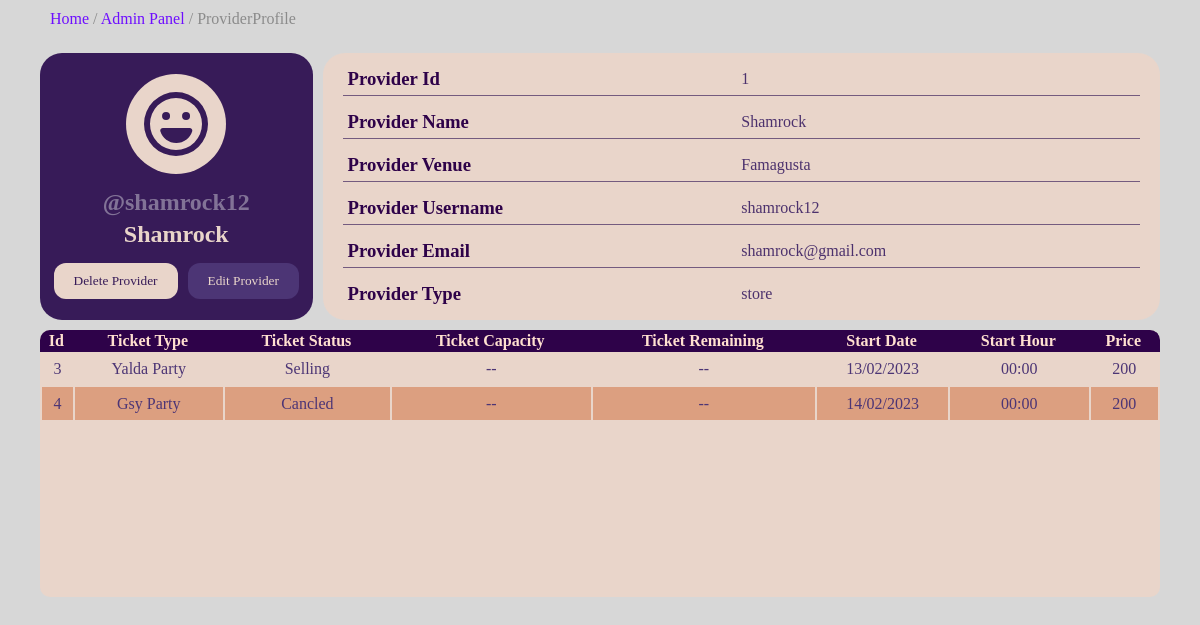
Page /panel/store/1/ (signed in) on the earlier database version.
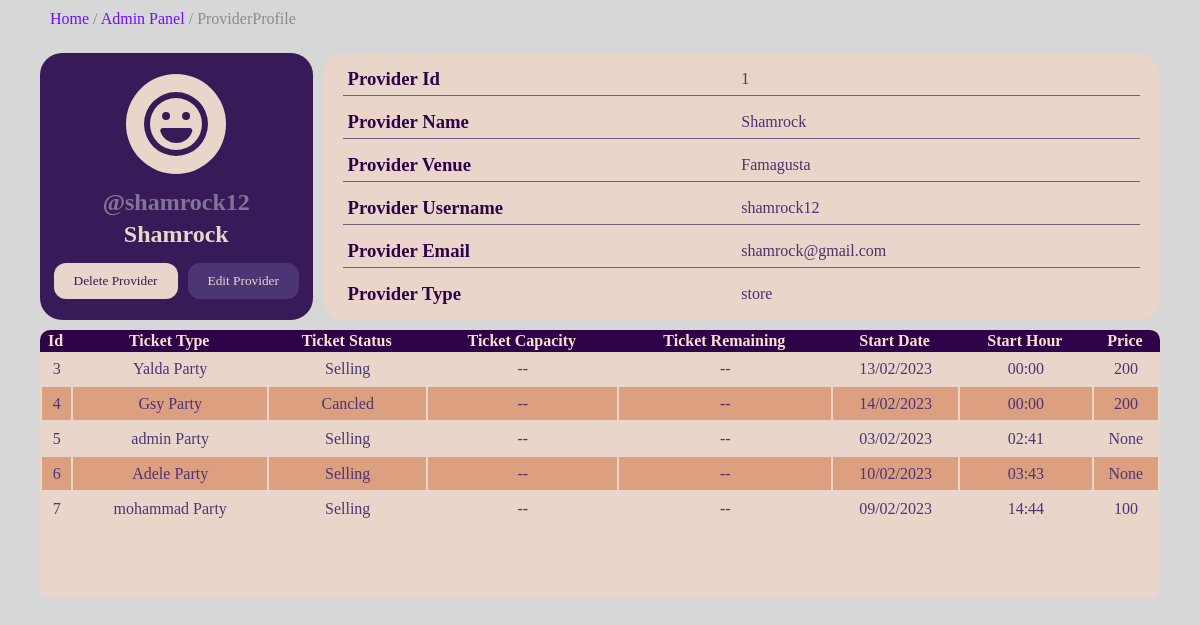
Same page on the later database version.
### parties/models.py (models this page shows, shortened)
class PartyTicket(models.Model):
    name =  models.CharField(max_length=50,verbose_name="Party Name",null=True)
    provider = models.ForeignKey(Store,on_delete=models.CASCADE,null=True)
    price = models.IntegerField(null=True)
    start_date = models.DateTimeField(verbose_name="Start Date",null=True)
    description = models.TextField(null=True,blank=True)
    TICKET_STATUS = [
        ('cancled','Cancled'),
        ('expired','Expired'),
        ('sold out','Sold out'),
        ('selling','Selling'),
    ]
    status = models.CharField(max_length=10,choices=TICKET_STATUS,default='Selling')

### account/decorators.py (the view)
        def wrapper(request,*args,**kwargs):
            if request.user.groups.exists:
                x = request.user.groups.all()[0]
            if str(x) in allowed_roles:
                return view_function(request,*args,**kwargs)
            else:
                return redirect("/")

### admin_panel/views.py (called while the page is built)
@login_required(login_url="/account/login/")
@allowed_users(['admin'])
def StoreInfo(request,pk):
    store = get_object_or_404(Store,id=pk)
    tickets = PartyTicket.objects.filter(provider__username__username=store)
    context = {
        'store':store,
        'tickets':tickets
    }
    return render(request,'admin/store-info.html',context)

### parties/models.py (called while the page is built)
    def __str__(self):
        return self.username.username

### templates/admin/store-info.html (shortened to what this page needs)
{% load static %}
<!DOCTYPE html>
<html lang="en">
<head>
    <link rel="stylesheet" href="{% static 'css/store-info.css' %}">
</head>
<body>
    <div class="container" >
        <div class="sections">
            <span><a href="{% url 'home:home' %}">Home</a> / <a href="{% url 'admin-admin:admin-panel' user %}">Admin Panel</a> / <a href=".">ProviderProfile</a> </span>
        </div>
        <div class="content">
            <div class="storeProfile">
              <div class="profile">
              </div>
              <div class="profile-desc">
                <h4 class="username">@{{store.username}}</h4>
                <h2 class="fullname">{{store.name}}</h2>
              </div>
              <div class="btns">
                <button class="delete-store">Delete Provider</button>
                <button class="edit-store">Edit Provider</button>
              </div>
            </div>
            <div class="store-info">
                <div class=" store-information">
                    <h3 class="info-title">Provider Id</h3>
                    <p class="storeInfo">{{store.id}}</p>
                </div>
                <div class=" store-information">
                    <h3 class="info-title">Provider Name</h3>
                    <p class="storeInfo">{{store.name}}</p>
                </div>
                <div class=" store-information">
                    <h3 class="info-title">Provider Venue</h3>
                    <p class="storeInfo">{{store.address}}</p>
                </div>
                <div class=" store-information">
                    <h3 class="info-title">Provider Username</h3>
                    <p class="storeInfo">{{store.username}}</p>
                </div>
                <div class=" store-information">
                    <h3 class="info-title">Provider Email</h3>
                    <p class="storeInfo">{{store.email}}</p>
                </div>
                <div class=" store-information">
                    <h3 class="info-title">Provider Type</h3>
                    <p class="storeInfo">{{store.username.groups.all.0}}</p>
                </div>
            </div>
            <div class="purchased-tickets-table">
                <table>
                    <thead>
                        <tr>
                            <th>Id</th>
                            <th>Ticket Type</th>
                            <th>Ticket Status</th>
                            <th>Ticket Capacity</th>
                            <th>Ticket Remaining</th>
                            <th>Start Date</th>
                            <th>Start Hour</th>
                            <th>Price</th>
                        </tr>
                    </thead>
                    <tbody>
                        {% for ticket in tickets %}
                        <tr>
                            <td>{{ticket.id}}</td>
                            <td>{{ticket.name}} Party</td>
                            <td>{{ticket.get_status_display}}</td>
                            <td>--</td>
                            <td>--</td>
                            <td>{{ticket.start_date|date:'d/m/Y'}}</td>
                            <td>{{ticket.start_date|date:'H:i'}}</td>
                            <td>{{ticket.price}}</td>
                        </tr>
                        {% endfor %}
                    </tbody>
                </table>
            </div>
        </div>
    </div>
</body>
</html>

Differences in the rows shown:
added PartyTicket: id "5", name "admin", status "Selling", start_date "03/02/2023", start_date "02:41", price "None"
added PartyTicket: id "6", name "Adele", status "Selling", start_date "10/02/2023", start_date "03:43", price "None"
added PartyTicket: id "7", name "mohammad", status "Selling", start_date "09/02/2023", start_date "14:44", price "100"
